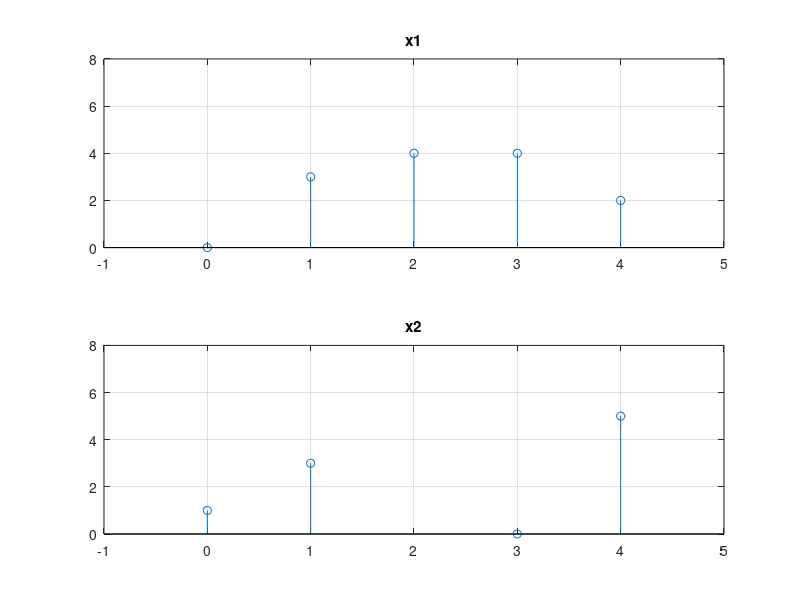
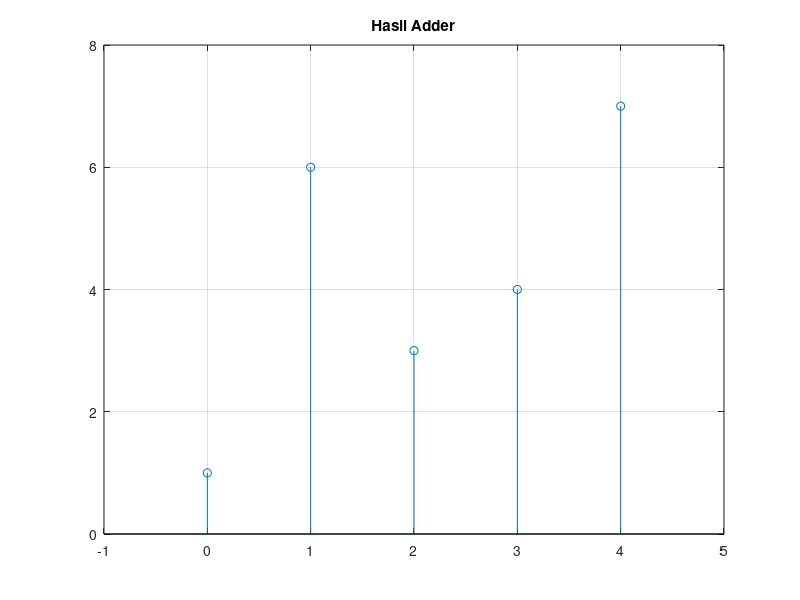

Here is the MATLAB script that generated these plots, in order:
%b. Adder
x1 = [0 3 4 4 2]        
x2 = [1 3 -1 0 5]
n = [0 1 2 3 4]
yn = x1 + x2

figure(1)
subplot(2,1,1)
stem(n,x1)          %menampilkan grafik sinyal x1
grid on
axis([-1 5 0 8])    %Membatasi axes/sumbu x dan y
title("x1")
subplot(2,1,2)
stem(n,x2)          %menampilkan grafik sinyal x2
grid on
axis([-1 5 0 8])    %Membatasi axes/sumbu x dan y
title("x2")

figure(2)
stem(n,yn)          %menampilkan sinyal keluaran
grid on
axis([-1 5 0 8])
title("Hasil Adder")